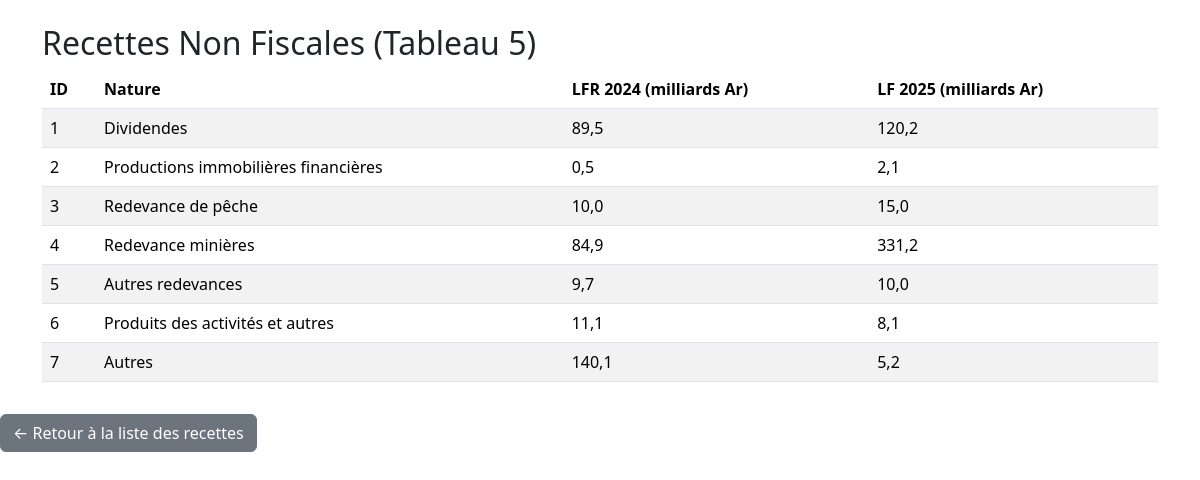
Screenshot of /pages/recette_detail.php?type=2 with the database file from the repository.
### tables this page shows
CREATE TABLE recette_non_fiscale (
    id INT AUTO_INCREMENT PRIMARY KEY,
    nature VARCHAR(255) NOT NULL,
    montant_2024 DECIMAL(15,1) NOT NULL,
    montant_2025 DECIMAL(15,1) NOT NULL
);

### inc/fonction.php (called while the page is built, shortened)
<?php
function connecterBase() {
    $bdd = mysqli_connect('localhost', 'root', 'katilesy', 'finance');
    mysqli_set_charset($bdd, 'utf8');
    return $bdd;
}
function getRecetteNonFiscale() {
    $bdd = connecterBase();
    $sql = "SELECT * FROM recette_non_fiscale ORDER BY id ASC";
    $res = mysqli_query($bdd, $sql);
    $data = [];
    while($row = mysqli_fetch_assoc($res)) {
        $data[] = $row;
    }
    return $data;
}
?>

### pages/recette_detail.php (the view, shortened to what this page needs)
<?php
include '../inc/fonction.php';
$type_id = isset($_GET['type']) ? intval($_GET['type']) : 0;
$details = [];
$titre = '';
switch($type_id) {
    case 2:
        $details = getRecetteNonFiscale();
        $titre = "Recettes Non Fiscales (Tableau 5)";
        $colonnes = ['ID', 'Nature', 'LFR 2024 (milliards Ar)', 'LF 2025 (milliards Ar)'];
        break;
}
?>
 <link rel="stylesheet" href="../asset/bootstrap5_3/bootstrap/css/bootstrap.min.css" />
<div class="container mt-4">
    <h2><?= $titre ?></h2>
    <?php if(!empty($details)): ?>
    <table class="table table-striped">
        <thead>
            <tr>
                <?php foreach($colonnes as $col): ?>
                    <th><?= $col ?></th>
                <?php endforeach; ?>
            </tr>
        </thead>
        <tbody>
        <?php foreach($details as $d): ?>
            <tr>
                <td><?= $d['id'] ?></td>
                <td><?= $d['nature'] ?></td>
                <td><?= number_format($d['montant_2024'],1,',',' ') ?></td>
                <td><?= number_format($d['montant_2025'],1,',',' ') ?></td>
            </tr>
        <?php endforeach; ?>
        </tbody>
    </table>
    <?php else: ?>
        <p>Aucun détail disponible pour ce type.</p>
    <?php endif; ?>
</div>
<a href="recette.php" class="btn btn-secondary mt-3">&larr; Retour à la liste des recettes</a>

### rows the page displays
recette_non_fiscale: id "1", nature "Dividendes", montant_2024 "89,5", montant_2025 "120,2"
recette_non_fiscale: id "2", nature "Productions immobilières financières", montant_2024 "0,5", montant_2025 "2,1"
recette_non_fiscale: id "3", nature "Redevance de pêche", montant_2024 "10,0", montant_2025 "15,0"
recette_non_fiscale: id "4", nature "Redevance minières", montant_2024 "84,9", montant_2025 "331,2"
recette_non_fiscale: id "5", nature "Autres redevances", montant_2024 "9,7", montant_2025 "10,0"
recette_non_fiscale: id "6", nature "Produits des activités et autres", montant_2024 "11,1", montant_2025 "8,1"
recette_non_fiscale: id "7", nature "Autres", montant_2024 "140,1", montant_2025 "5,2"

### other values shown
$titre "Recettes Non Fiscales (Tableau 5)"
$col "ID"
$col "Nature"
$col "LFR 2024 (milliards Ar)"
$col "LF 2025 (milliards Ar)"
